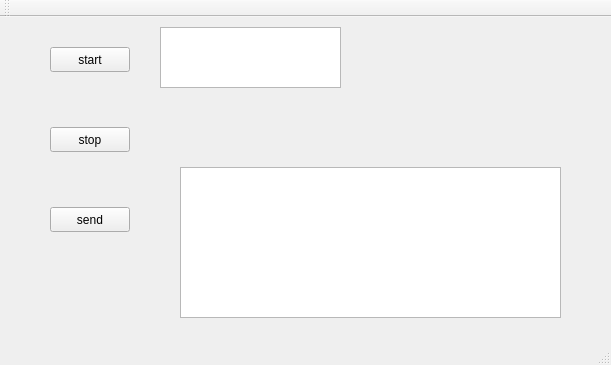
<?xml version="1.0" encoding="UTF-8"?>
<ui version="4.0">
 <class>MainWindow</class>
 <widget class="QMainWindow" name="MainWindow">
  <property name="geometry">
   <rect>
    <x>0</x>
    <y>0</y>
    <width>611</width>
    <height>365</height>
   </rect>
  </property>
  <property name="windowTitle">
   <string>MainWindow</string>
  </property>
  <widget class="QWidget" name="centralWidget">
   <widget class="QPushButton" name="pushButton">
    <property name="geometry">
     <rect>
      <x>50</x>
      <y>110</y>
      <width>80</width>
      <height>25</height>
     </rect>
    </property>
    <property name="text">
     <string>stop</string>
    </property>
   </widget>
   <widget class="QPushButton" name="btnStart">
    <property name="geometry">
     <rect>
      <x>50</x>
      <y>30</y>
      <width>80</width>
      <height>25</height>
     </rect>
    </property>
    <property name="text">
     <string>start</string>
    </property>
   </widget>
   <widget class="QListWidget" name="listUpdater">
    <property name="geometry">
     <rect>
      <x>160</x>
      <y>10</y>
      <width>181</width>
      <height>61</height>
     </rect>
    </property>
   </widget>
   <widget class="QTextEdit" name="textBrowser">
    <property name="geometry">
     <rect>
      <x>180</x>
      <y>150</y>
      <width>381</width>
      <height>151</height>
     </rect>
    </property>
   </widget>
   <widget class="QPushButton" name="btnSend">
    <property name="geometry">
     <rect>
      <x>50</x>
      <y>190</y>
      <width>80</width>
      <height>25</height>
     </rect>
    </property>
    <property name="text">
     <string>send</string>
    </property>
   </widget>
  </widget>
  <widget class="QMenuBar" name="menuBar">
   <property name="geometry">
    <rect>
     <x>0</x>
     <y>0</y>
     <width>611</width>
     <height>22</height>
    </rect>
   </property>
  </widget>
  <widget class="QToolBar" name="mainToolBar">
   <attribute name="toolBarArea">
    <enum>TopToolBarArea</enum>
   </attribute>
   <attribute name="toolBarBreak">
    <bool>false</bool>
   </attribute>
  </widget>
  <widget class="QStatusBar" name="statusBar"/>
 </widget>
 <layoutdefault spacing="6" margin="11"/>
 <resources/>
 <connections/>
</ui>
